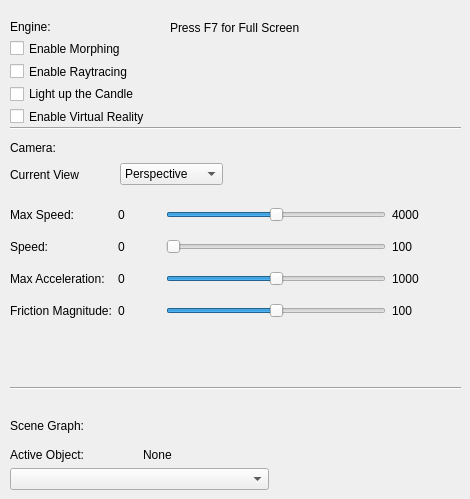
    <widget class="QWidget" name="generalTab">
     <attribute name="title">
      <string>General Settings</string>
     </attribute>
     <widget class="QLabel" name="cameraLabel">
      <property name="geometry">
       <rect>
        <x>10</x>
        <y>140</y>
        <width>62</width>
        <height>16</height>
       </rect>
      </property>
      <property name="text">
       <string>Camera:</string>
      </property>
     </widget>
     <widget class="Line" name="line">
      <property name="geometry">
       <rect>
        <x>10</x>
        <y>120</y>
        <width>451</width>
        <height>16</height>
       </rect>
      </property>
      <property name="orientation">
       <enum>Qt::Horizontal</enum>
      </property>
     </widget>
     <widget class="Line" name="line_2">
      <property name="geometry">
       <rect>
        <x>10</x>
        <y>380</y>
        <width>451</width>
        <height>16</height>
       </rect>
      </property>
      <property name="orientation">
       <enum>Qt::Horizontal</enum>
      </property>
     </widget>
     <widget class="QLabel" name="fullScreenLabel">
      <property name="geometry">
       <rect>
        <x>170</x>
        <y>20</y>
        <width>161</width>
        <height>16</height>
       </rect>
      </property>
      <property name="text">
       <string>Press F7 for Full Screen</string>
      </property>
     </widget>
     <widget class="QWidget" name="layoutWidget">
      <property name="geometry">
       <rect>
        <x>10</x>
        <y>20</y>
        <width>165</width>
        <height>105</height>
       </rect>
      </property>
      <layout class="QVBoxLayout" name="verticalLayout">
       <item>
        <widget class="QLabel" name="EngineLabel">
         <property name="text">
          <string>Engine:</string>
         </property>
        </widget>
       </item>
       <item>
        <widget class="QCheckBox" name="morphingEnabler">
         <property name="text">
          <string>Enable Morphing</string>
         </property>
        </widget>
       </item>
       <item>
        <widget class="QCheckBox" name="rayTracerEnabler">
         <property name="text">
          <string>Enable Raytracing</string>
         </property>
        </widget>
       </item>
       <item>
        <widget class="QCheckBox" name="particleSystemEnabler">
         <property name="text">
          <string>Light up the Candle</string>
         </property>
        </widget>
       </item>
       <item>
        <widget class="QCheckBox" name="vrEnabler">
         <property name="text">
          <string>Enable Virtual Reality</string>
         </property>
        </widget>
       </item>
      </layout>
     </widget>
     <widget class="QWidget" name="layoutWidget">
      <property name="geometry">
       <rect>
        <x>10</x>
        <y>410</y>
        <width>259</width>
        <height>80</height>
       </rect>
      </property>
      <layout class="QVBoxLayout" name="verticalLayout_3">
       <item>
        <widget class="QLabel" name="sceneGraphLabel">
         <property name="text">
          <string>Scene Graph:</string>
         </property>
        </widget>
       </item>
       <item>
        <layout class="QVBoxLayout" name="verticalLayout_2">
         <item>
          <layout class="QHBoxLayout" name="horizontalLayout_3">
           <item>
            <widget class="QLabel" name="activeObjectLabel">
             <property name="text">
              <string>Active Object:</string>
             </property>
            </widget>
           </item>
           <item>
            <widget class="QLabel" name="currentActiveObjectLabel">
             <property name="text">
              <string>None</string>
             </property>
            </widget>
           </item>
          </layout>
         </item>
         <item>
          <widget class="QComboBox" name="comboBox"/>
         </item>
        </layout>
       </item>
      </layout>
     </widget>
     <widget class="QWidget" name="layoutWidget">
      <property name="geometry">
       <rect>
        <x>10</x>
        <y>160</y>
        <width>213</width>
        <height>29</height>
       </rect>
      </property>
      <layout class="QHBoxLayout" name="horizontalLayout_9">
       <item>
        <widget class="QLabel" name="currentViewLabel">
         <property name="text">
          <string>Current View</string>
         </property>
        </widget>
       </item>
       <item>
        <widget class="QComboBox" name="currentViewComboBox">
         <item>
          <property name="text">
           <string>Perspective</string>
          </property>
         </item>
        </widget>
       </item>
      </layout>
     </widget>
     <widget class="QWidget" name="layoutWidget">
      <property name="geometry">
       <rect>
        <x>10</x>
        <y>200</y>
        <width>424</width>
        <height>126</height>
       </rect>
      </property>
      <layout class="QGridLayout" name="gridLayout">
       <item row="0" column="0">
        <widget class="QLabel" name="maxSpeedLabel">
         <property name="text">
          <string>Max Speed:</string>
         </property>
        </widget>
       </item>
       <item row="0" column="1">
        <widget class="QLabel" name="label_5">
         <property name="text">
          <string>0</string>
         </property>
        </widget>
       </item>
       <item row="0" column="2">
        <widget class="QSlider" name="maxSpeedSlider">
         <property name="minimumSize">
          <size>
           <width>220</width>
           <height>22</height>
          </size>
         </property>
         <property name="maximumSize">
          <size>
           <width>220</width>
           <height>22</height>
          </size>
         </property>
         <property name="maximum">
          <number>4000</number>
         </property>
         <property name="singleStep">
          <number>100</number>
         </property>
         <property name="sliderPosition">
          <number>2000</number>
         </property>
         <property name="orientation">
          <enum>Qt::Horizontal</enum>
         </property>
        </widget>
       </item>
       <item row="0" column="3">
        <widget class="QLabel" name="label">
         <property name="text">
          <string>4000</string>
         </property>
        </widget>
       </item>
       <item row="1" column="0">
        <widget class="QLabel" name="speedLabel">
         <property name="text">
          <string>Speed:</string>
         </property>
        </widget>
       </item>
       <item row="1" column="1">
        <widget class="QLabel" name="label_6">
         <property name="text">
          <string>0</string>
         </property>
        </widget>
       </item>
       <item row="1" column="2">
        <widget class="QSlider" name="speedHorizontalSlider">
         <property name="minimumSize">
          <size>
           <width>220</width>
           <height>22</height>
          </size>
         </property>
         <property name="maximumSize">
          <size>
           <width>220</width>
           <height>22</height>
          </size>
         </property>
         <property name="maximum">
          <number>100</number>
         </property>
         <property name="orientation">
          <enum>Qt::Horizontal</enum>
         </property>
        </widget>
       </item>
       <item row="1" column="3">
        <widget class="QLabel" name="label_2">
         <property name="text">
          <string>100</string>
         </property>
        </widget>
       </item>
       <item row="2" column="0">
        <widget class="QLabel" name="maxAccelerationLabel">
         <property name="text">
          <string>Max Acceleration:</string>
         </property>
        </widget>
       </item>
       <item row="2" column="1">
        <widget class="QLabel" name="label_7">
         <property name="text">
          <string>0</string>
         </property>
        </widget>
       </item>
       <item row="2" column="2">
        <widget class="QSlider" name="maxAccelerationSlider">
         <property name="minimumSize">
          <size>
           <width>220</width>
           <height>22</height>
          </size>
         </property>
         <property name="maximumSize">
          <size>
           <width>220</width>
           <height>22</height>
          </size>
         </property>
         <property name="maximum">
          <number>1000</number>
         </property>
         <property name="singleStep">
          <number>10</number>
         </property>
         <property name="sliderPosition">
          <number>500</number>
         </property>
         <property name="orientation">
          <enum>Qt::Horizontal</enum>
         </property>
        </widget>
       </item>
       <item row="2" column="3">
        <widget class="QLabel" name="label_3">
         <property name="text">
          <string>1000</string>
         </property>
        </widget>
       </item>
       <item row="3" column="0">
        <widget class="QLabel" name="frictionMagnitudeLabel">
         <property name="text">
          <string>Friction Magnitude:</string>
         </property>
        </widget>
       </item>
       <item row="3" column="1">
        <widget class="QLabel" name="label_8">
         <property name="text">
          <string>0</string>
         </property>
        </widget>
       </item>
       <item row="3" column="2">
        <widget class="QSlider" name="frictionHorizontalSlider">
         <property name="minimumSize">
          <size>
           <width>220</width>
           <height>22</height>
          </size>
         </property>
         <property name="maximumSize">
          <size>
           <width>220</width>
           <height>22</height>
          </size>
         </property>
         <property name="maximum">
          <number>100</number>
         </property>
         <property name="sliderPosition">
          <number>50</number>
         </property>
         <property name="orientation">
          <enum>Qt::Horizontal</enum>
         </property>
        </widget>
       </item>
       <item row="3" column="3">
        <widget class="QLabel" name="label_4">
         <property name="text">
          <string>100</string>
         </property>
        </widget>
       </item>
      </layout>
     </widget>
     <zorder>layoutWidget</zorder>
     <zorder>cameraLabel</zorder>
     <zorder>line</zorder>
     <zorder>line_2</zorder>
     <zorder>fullScreenLabel</zorder>
     <zorder>layoutWidget</zorder>
     <zorder>layoutWidget</zorder>
     <zorder>layoutWidget</zorder>
    </widget>
